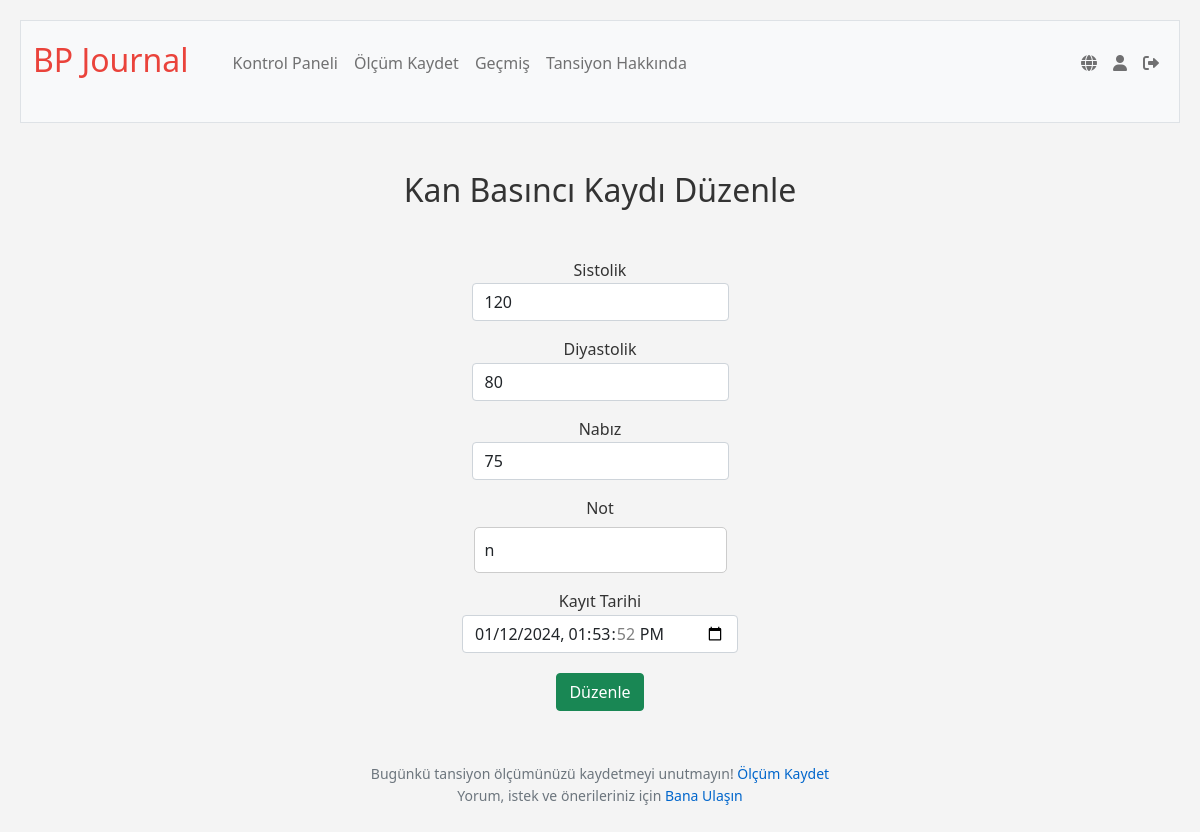
Before: /edit/1 (signed in) with the older database file.
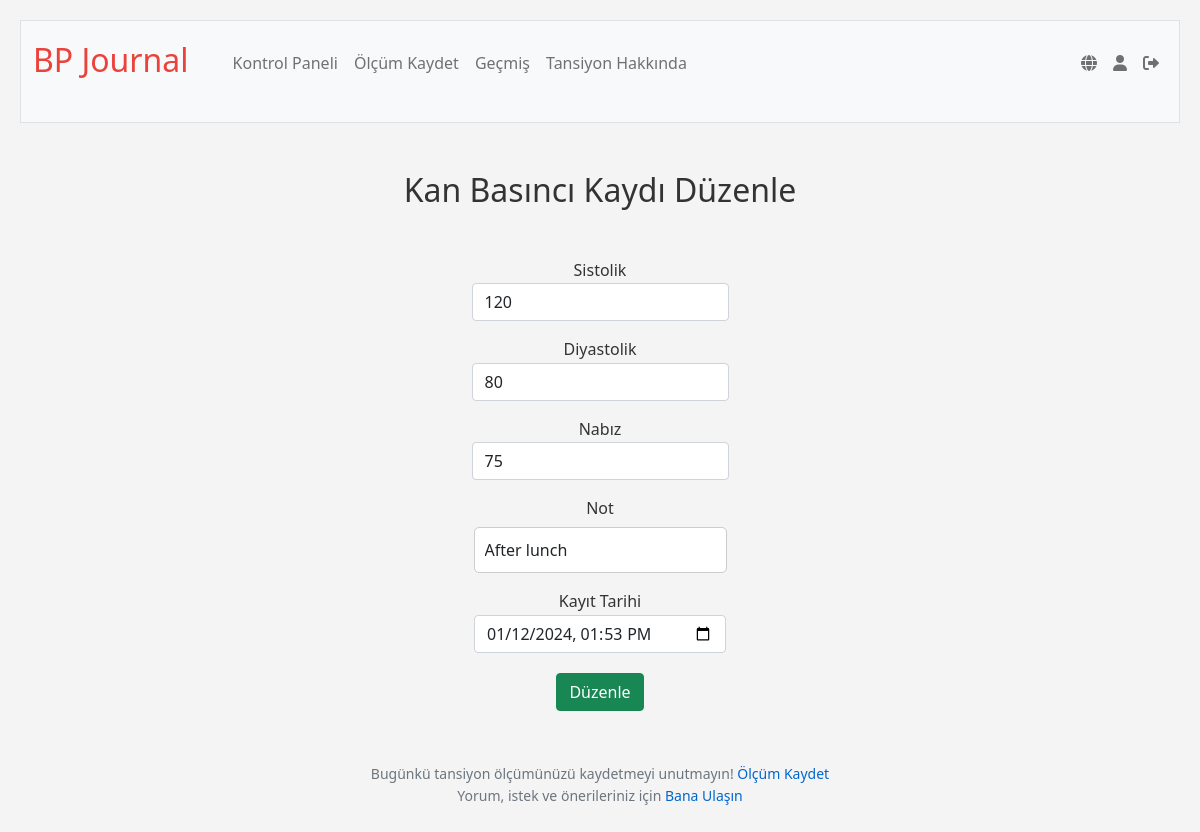
After: the same page with the newer database file.
### tables this page shows
CREATE TABLE blood_pressure_readings (
id INTEGER PRIMARY KEY AUTOINCREMENT NOT NULL,
user_id INTEGER NOT NULL,
systolic INTEGER NOT NULL,
diastolic INTEGER NOT NULL,
pulse INTEGER,
reading_date DATETIME DEFAULT CURRENT_TIMESTAMP,
notes TEXT,
FOREIGN KEY (user_id) REFERENCES users (id));

### app.py (the view, shortened to what this page needs)
@app.route("/edit/<int:id>", methods=["GET", "POST"])
@login_required
def edit(id):
    record = db.execute("SELECT * FROM blood_pressure_readings WHERE id = ?", id)[0]
    data=g.language_data['edit']
    return render_template("edit.html", record=record, data=g.language_data['edit'])

### app.py (called while the page is built)
@app.before_request
def load_language_data():
    if 'language' not in session:
        session['language'] = 'tr'
    user_lang = session['language']
    with open(f'languages/{user_lang}.json', 'r') as file:
        g.language_data = json.load(file)
    g.language_data['current_lang'] = user_lang

@app.after_request
def after_request(response):
    response.headers["Cache-Control"] = "no-cache, no-store, must-revalidate"
    response.headers["Expires"] = 0
    response.headers["Pragma"] = "no-cache"
    return response

@app.context_processor
def inject_layout_data():
    return dict(layout_data=g.language_data['layout'])

@app.context_processor
def inject_user_details():
    if 'user_id' in session:
        user_id = session['user_id']
        user_info = db.execute("SELECT username FROM users WHERE id = ?", user_id)
        if user_info:
            username = user_info[0]['username']
        else:
            username = None
    else:
        username = None
    return {'username': username}

### templates/edit.html (shortened to what this page needs)
{% extends "layout.html" %}
{% block main %}
<div class="container">
    <h2>{{ data.heading }}</h2>
    <form action="{{ url_for('edit', id=record.id)}}" method="POST">
        <div class="mb-3">
            <label for="systolic">{{ data.systolic }}</label>
            <input type="number" name="systolic" id="systolic" class="form-control mx-auto w-auto" value="{{ record.systolic }}" required>
        </div>
        <div class="mb-3">
            <label for="diastolic">{{ data.diastolic }}</label>
            <input type="number" name="diastolic" id="diastolic" class="form-control mx-auto w-auto" value="{{ record.diastolic }}" required>
        </div>
        <div class="mb-3">
            <label for="pulse">{{ data.pulse }}</label>
            <input type="number" name="pulse" id="pulse" class="form-control mx-auto w-auto" value="{{ record.pulse }}" required>
        </div>
        <div class="mb-3">
            <label for="notes">{{ data.notes }}</label>
            <input type="text" name="notes" id="notes" class="form-control mx-auto w-auto" value="{{ record.notes }}" required>
        </div>
        <div class="mb-3">
            <label for="timestamp">{{ data.dateRecorded }}</label>
            <input type="datetime-local" name="timestamp" id="timestamp" class="form-control mx-auto w-auto" value="{{ record.reading_date | datetimeformat }}" required>
        </div>
        <button type="submit" class="btn btn-success">{{ data.editRecording }}</button>
    </form>
</div>
{% endblock %}

Changed rows visible on the page:
changed blood_pressure_readings: notes "n" → "After lunch"; timestamp "01/12/2024 13:53:52" → "01/12/2024 13:53"
